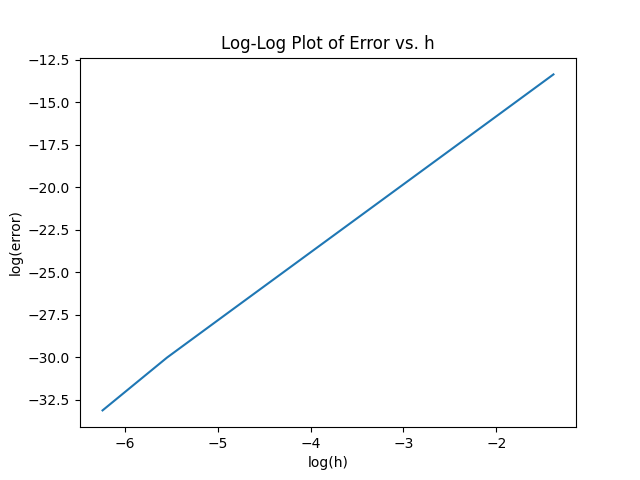

Recreate this plot in Python.
from math import pi, pow, e, log
import matplotlib.pyplot as plt

def simpsonsRule(f, a, b, n):
  h = (b - a) / n
  x = a
  sum = 0
  for i in range(n):
    sum += f(x) + 4 * f(x + h / 2) + f(x + h)
    x += h
  return sum * h / 6


def calculateNFromH(a, b, h):
  return (b - a) / h

hvals = [1/4, 1/8, 1/16, 1/32, 1/64, 1/128, 1/256, 1/512]
nvals = [int(calculateNFromH(0, 1, h)) for h in hvals]

# actual = 0.6498803300786573037276521829129935239240253152760926685227030955 # from Wolfram Alpha
actual = 0.6498803300786583 # calculated using h=1/1024

def f(x):
  return pow(e, -x * x)

approximations = [simpsonsRule(f, 0, pi / 4, n) for n in nvals]
errors = [abs(actual - approximation) for approximation in approximations]

plt.plot([log(h) for h in hvals], [log(error) for error in errors])
plt.title("Log-Log Plot of Error vs. h")
plt.xlabel("log(h)")
plt.ylabel("log(error)")
plt.savefig("task5.png")
plt.show()
plt.clf()
